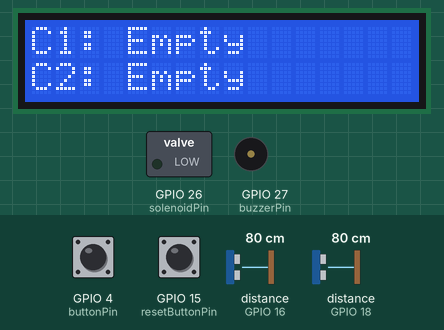
Simulated run of this sketch. Board: ESP32. On the bench: 16×2 character LCD, switched loads named in the sketch (green lamp = pin HIGH), buzzer (waves = sounding, pin HIGH). Wiring (inferred from the names in the program): 2 × ultrasonic range finder: trigger GPIO 5, echo GPIO 18 / trigger GPIO 17, echo GPIO 16. Inputs (shaded band) come from the test bench; at power-on: distance to the obstacle (sensors on GPIO 16, GPIO 18) 80 cm, GPIO 4 (buttonPin) HIGH, GPIO 15 (resetButtonPin) HIGH. The echo pulse lasts 58.3 µs per cm; pins used as bus, display or sensor lines are not drawn; what the sketch prints to the serial monitor is not drawn.

Above: at 3.2 s.
3.3 s: distance to the obstacle (sensor on GPIO 16) set to 12 cm
5.4 s: distance to the obstacle (sensor on GPIO 16) set to 9 cm
At 7.3 s:
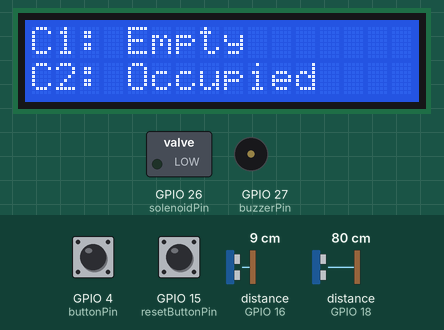
7.8 s: distance to the obstacle (sensor on GPIO 16) set to 18 cm
At 8.8 s:
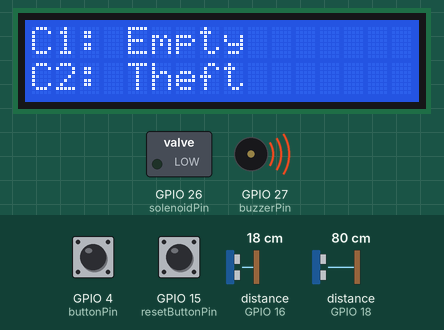
9.9 s: distance to the obstacle (sensor on GPIO 18) set to 12 cm
11.7 s: distance to the obstacle (sensor on GPIO 18) set to 9 cm
At 13.8 s:
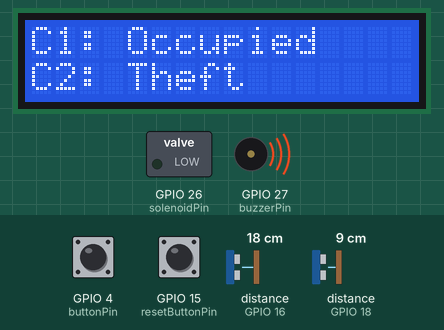
14.1 s: GPIO 4 (buttonPin) pulled LOW for 1.25 s
At 16.4 s:
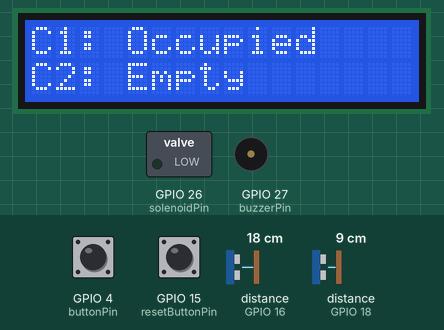
Timing chart, 0 to 17.9 s (numbered marks = the images above; inputs shaded):
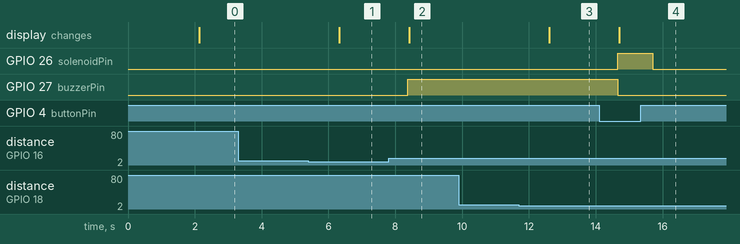

Measured:
- the behaviour switches between 11 and 10 cm on distance to the obstacle (sensor on GPIO 16) (found by bisection; images 0 and 1)
- the behaviour switches between 11 and 10 cm on distance to the obstacle (sensor on GPIO 18) (found by bisection; images 2 and 3)
- after the input at 3.3 s, every drawn part: stays the same
- after the input at 5.4 s, the display: changes after 0.92 s (image 1)
- after the input at 7.8 s, GPIO 27 (buzzerPin): LOW → HIGH after 0.58 s; the display: changes after 0.62 s (image 2)
- after the input at 9.9 s, every drawn part: stays the same
- after the input at 11.7 s, the display: changes after 0.90 s (image 3)
- after the input at 14.1 s, GPIO 26 (solenoidPin): LOW → HIGH after 0.55 s, → LOW 1.0 s later; GPIO 27 (buzzerPin): HIGH → LOW after 0.56 s; the display: changes after 0.60 s (image 4)

The sketch:

orig-code.ino
```cpp
#include <Wire.h>
#include <LiquidCrystal_I2C.h>

// LCD setup
LiquidCrystal_I2C lcd(0x27, 16, 2);

// Ultrasonic sensor pins for Compartment 1
const int trigPin1 = 5;
const int echoPin1 = 18;

// Ultrasonic sensor pins for Compartment 2
const int trigPin2 = 17;
const int echoPin2 = 16;

// Button pins
const int buttonPin = 4;         // Permission button (for retrieval)
const int resetButtonPin = 15;   // Reset security mode

// Solenoid control pin
const int solenoidPin = 26;      // Solenoid output control

// Buzzer pin
const int buzzerPin = 27;        // 🔔 Connect buzzer to GPIO 27

// Distance threshold (in cm)
const float PARCEL_THRESHOLD = 10.0;

// Variables
float distance1, distance2;
bool isParcelDetected1, isParcelDetected2;
bool isSecurityModeActivated1 = false;
bool isSecurityModeActivated2 = false;
bool isPermissionAllowed;
String status1, status2;

// Function to get distance from ultrasonic sensor
float getDistance(int trigPin, int echoPin) {
    digitalWrite(trigPin, LOW);
    delayMicroseconds(2);
    digitalWrite(trigPin, HIGH);
    delayMicroseconds(10);
    digitalWrite(trigPin, LOW);
    long duration = pulseIn(echoPin, HIGH);
    return duration * 0.0343 / 2;
}

// Logic table for status
String determineStatus(bool isSecurityMode, bool isParcelDetected, bool isPermissionAllowed) {
    if (!isSecurityMode && !isParcelDetected) return "Empty";
    if (!isSecurityMode && isParcelDetected) return "Occupied";
    if (isSecurityMode && !isParcelDetected && !isPermissionAllowed) return "Theft";
    if (isSecurityMode && !isParcelDetected && isPermissionAllowed) return "Retrieved";
    if (isSecurityMode && isParcelDetected) return "Occupied";
    return "Error";
}

void setup() {
    Serial.begin(115200);

    pinMode(trigPin1, OUTPUT); pinMode(echoPin1, INPUT);
    pinMode(trigPin2, OUTPUT); pinMode(echoPin2, INPUT);

    pinMode(buttonPin, INPUT_PULLUP);
    pinMode(resetButtonPin, INPUT_PULLUP);
    pinMode(solenoidPin, OUTPUT);
    pinMode(buzzerPin, OUTPUT);                 // 🔔 Buzzer pin setup
    digitalWrite(solenoidPin, LOW);             // Default to locked
    digitalWrite(buzzerPin, LOW);               // Ensure buzzer is off at start

    lcd.init();
    lcd.backlight();
    lcd.clear();
    lcd.setCursor(0, 0);
    lcd.print("System Starting...");
    delay(2000);
    lcd.clear();
}

void loop() {
    // Get sensor readings
    distance1 = getDistance(trigPin1, echoPin1);
    distance2 = getDistance(trigPin2, echoPin2);

    // Determine parcel presence
    isParcelDetected1 = distance1 < PARCEL_THRESHOLD;
    isParcelDetected2 = distance2 < PARCEL_THRESHOLD;

    // Latch security mode ON if parcel is ever detected
    if (isParcelDetected1) isSecurityModeActivated1 = true;
    if (isParcelDetected2) isSecurityModeActivated2 = true;

    // Read buttons
    isPermissionAllowed = digitalRead(buttonPin) == LOW;
    bool isResetPressed = digitalRead(resetButtonPin) == LOW;

    // Manual reset via reset button
    if (isResetPressed) {
        isSecurityModeActivated1 = false;
        isSecurityModeActivated2 = false;
        Serial.println(">> Reset Button Pressed: Security Modes Reset!");
    }

    // Auto reset when permission is granted
    if (isPermissionAllowed) {
        isSecurityModeActivated1 = false;
        isSecurityModeActivated2 = false;
        Serial.println(">> Auto Reset: Security Modes Reset via Permission Button!");
    }

    // Solenoid control
    digitalWrite(solenoidPin, isPermissionAllowed ? HIGH : LOW);
    Serial.println(isPermissionAllowed ? "Solenoid: OPEN (Permission Granted)" : "Solenoid: LOCKED (Permission Denied)");

    // Get compartment statuses
    status1 = determineStatus(isSecurityModeActivated1, isParcelDetected1, isPermissionAllowed);
    status2 = determineStatus(isSecurityModeActivated2, isParcelDetected2, isPermissionAllowed);

    // 🔔 Trigger buzzer if theft is detected
    if (status1 == "Theft" || status2 == "Theft") {
        digitalWrite(buzzerPin, HIGH);
        Serial.println("⚠️ Buzzer: ON (Theft Detected)");
    } else {
        digitalWrite(buzzerPin, LOW);
    }

    // SERIAL DEBUG LOG
    Serial.println("===== DEBUG LOG =====");

    Serial.print("C1 - Distance: ");
    Serial.print(distance1);
    Serial.print(" cm | Parcel: ");
    Serial.print(isParcelDetected1);
    Serial.print(" | Security: ");
    Serial.print(isSecurityModeActivated1);
    Serial.print(" | Status: ");
    Serial.println(status1);

    Serial.print("C2 - Distance: ");
    Serial.print(distance2);
    Serial.print(" cm | Parcel: ");
    Serial.print(isParcelDetected2);
    Serial.print(" | Security: ");
    Serial.print(isSecurityModeActivated2);
    Serial.print(" | Status: ");
    Serial.println(status2);

    Serial.print("Permission Allowed: ");
    Serial.println(isPermissionAllowed ? "YES" : "NO");

    Serial.print("Reset Button Pressed: ");
    Serial.println(isResetPressed ? "YES" : "NO");

    Serial.println("======================\n");

    // LCD Display
    lcd.clear();
    lcd.setCursor(0, 0); lcd.print("C1: "); lcd.print(status1);
    lcd.setCursor(0, 1); lcd.print("C2: "); lcd.print(status2);

    delay(1000);
}
```
